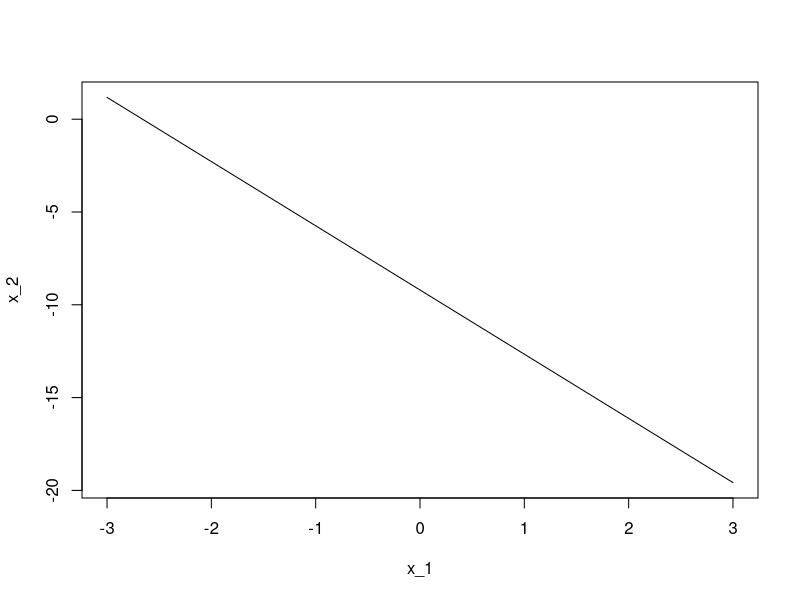
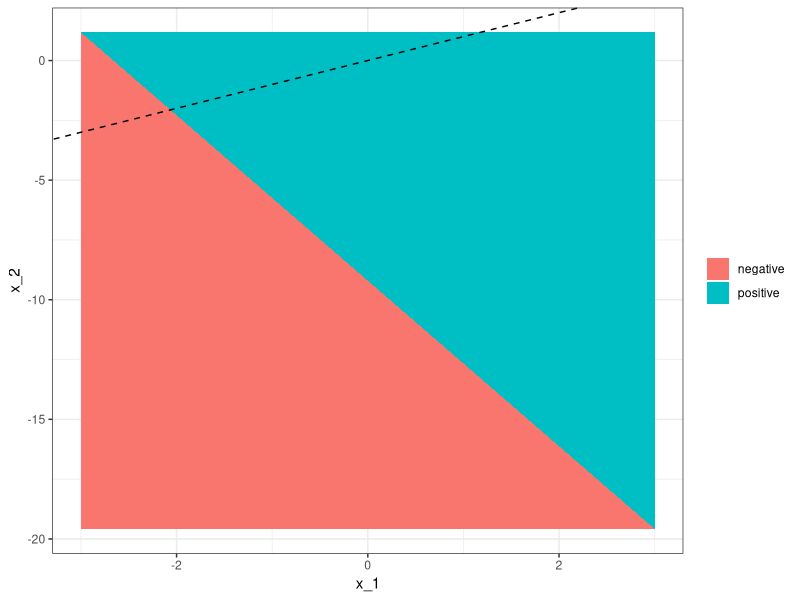
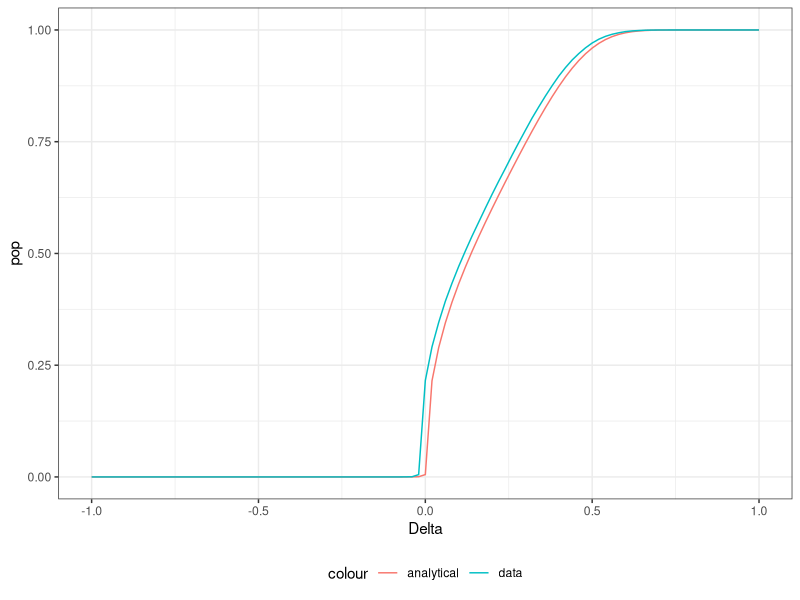
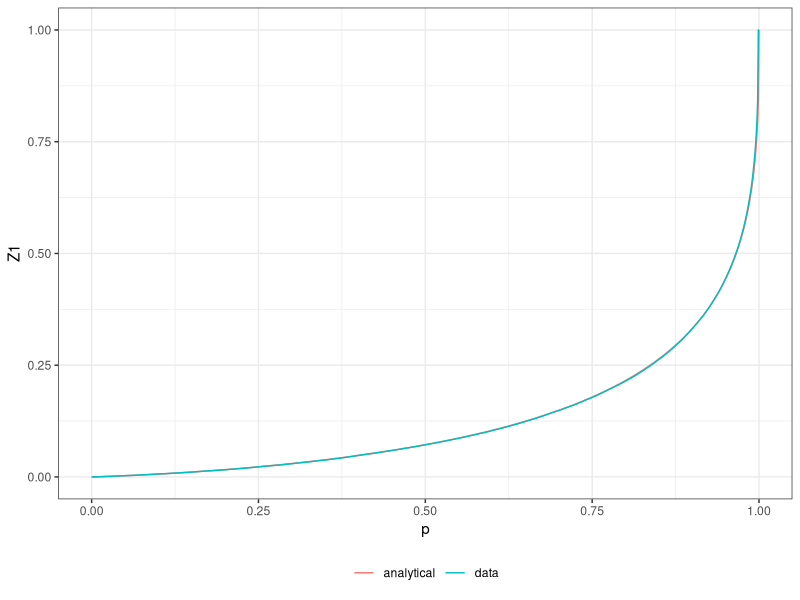
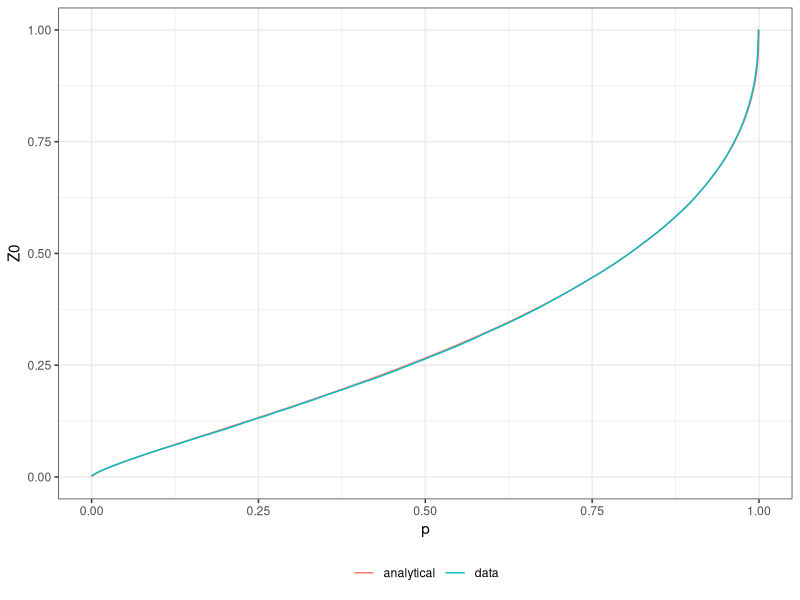
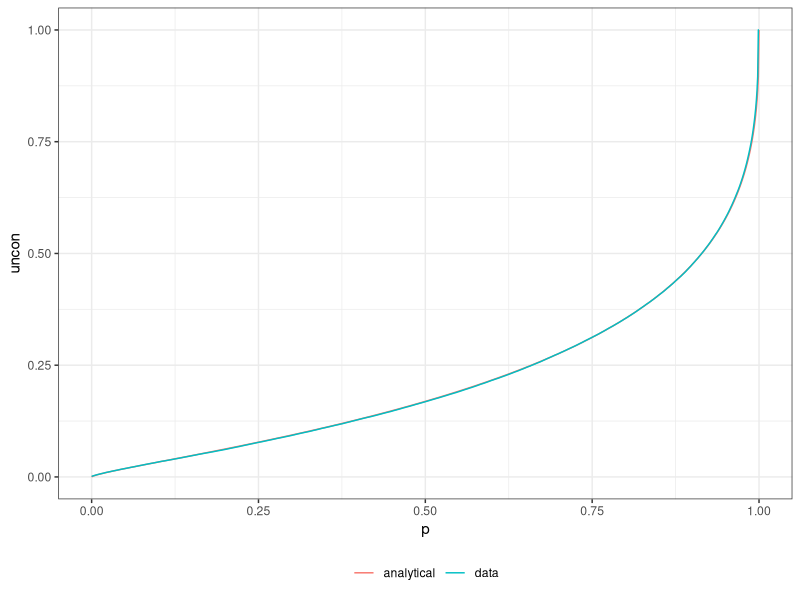
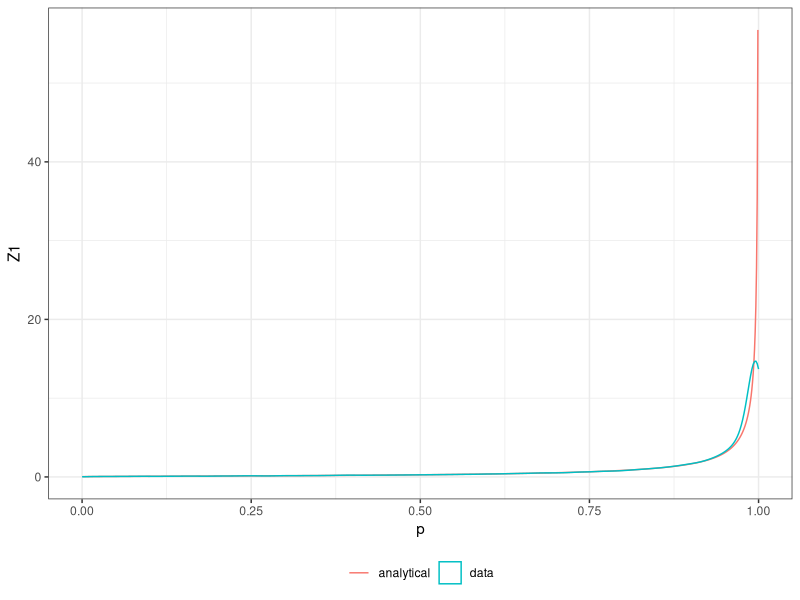
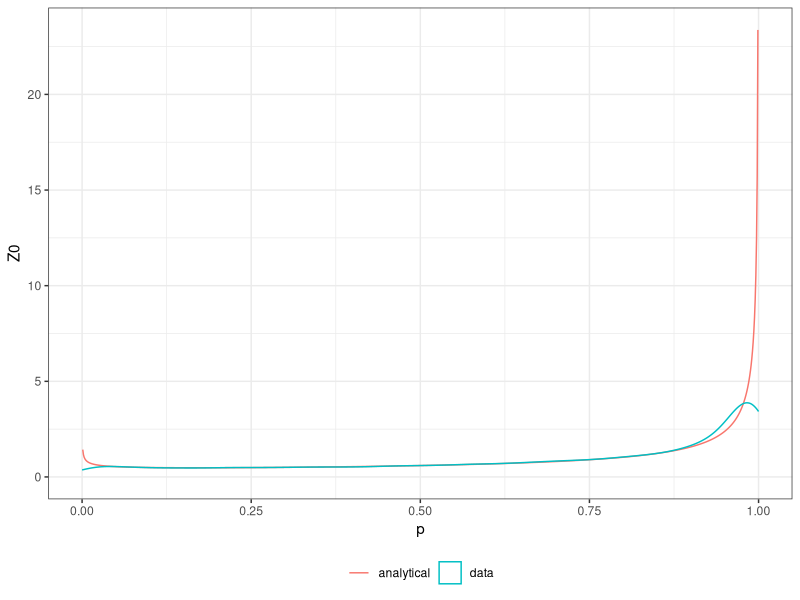

Write R code to recreate these figures, in order. (Note: this script raises an error after producing the figures.)
######################## IMPLEMENTING THE MRC ESTIMATOR ########################

# The maximum rank correlation was proposed in Han (1986). The idea is to choose 
# coefficients to maximise the rank correlation between a linear index and the 
# outcome. 

# Assume the model
#
# D = 1{\Phi(X'a + Z * X'd) >  U}
#
# where U is an iid uniform (0, 1) random variable.
#
# Intuitively, if we have observations i and j with 
# X_i'a + Z_i * X_i'd > X_j'a + Z_j * X_j'd
# then we would expect that D_i > D_j on average. Hence, we can estimate a and
# d by maximising the rank correlation between D and the linear index function 
# X'a + Z * X'd. We can do this by maximising
#
# sum_{i \neq j} (1{D_i > D_j}1{X_i'a + Z_i * X_i'd > X_j'a + Z_j * X_j'd}
#                   + 1{D_j > D_i}1{X_j'a + Z_j * X_j'd > X_i'a + Z_i * X_i'd})
#
# where the sum is over pairs (i, j) where i \neq j. If the sample size is n,
# then it can be written as the sum over i = 1:(n - 1) and j = (i + 1):n

################################ FRONT MATTER ##################################

rm(list = ls())
gc()

library(dplyr)
library(tidyr)
library(ggplot2)
library(mvtnorm)
library(xtable)

################################ SIMPLE EXAMPLE ################################

# Adopt the MTE assumptions for simplicity.
# Let X consist of two normally distributed variables. 
# X is independent of Z. 

# Specify the selection equation as
# D = 1(a_0 + a_1 * X_1 + a_2 * X_2 + Z(d_0 + d_1 * X_1 + d_2 * X_2) > V)
# Here V is resistance to treatment, so is negatively related to D. Z has a 
# positive effect on D (conditional on X) if d_0 + d_1 * X_1 + d_2 * X_2 > 0. 

n <- 100000 # sample size
k <- 2
pZ <- 1 / 2 # probabilty Z = 1

# Unobservables (V, U_1, U_0) are jointly normally distributed.
# Specify the covariance matrix so there is a positive selection effect -> V 
# is negatively correlated with U(1) and positively correlated with U(0)
sigma <- diag(1, 3)
sigma[1, 2] <- 0.5
sigma[1, 3] <- -0.5
sigma[, 1] <- sigma[1 ,]

Z <- rbinom(n, 1, pZ)
X <- matrix(rnorm(n * k), n, k)
U <- rmvnorm(n, mean = rep(0, 3), sigma = sigma)
colnames(U) <- c("V", "U1", "U0")

# Propensity score function
d <- runif(k, -1, 1)
a <- runif(k, -1, 1)
a_0 <- runif(1, 0, 1)
d_0 <- runif(1, 0 , 1)
g_0 <- a_0 + d_0
g <- a + d

index <- a_0 + X %*% as.matrix(a, k, 1) + Z * (d_0 + X %*% as.matrix(d, k, 1))
P <- pnorm(index)
D <- as.numeric(index + U[, 1] > 0) 
ind <- (d_0 + X %*% as.matrix(d, k, 1) > 0)
P_x0 <- pnorm(a_0 + X %*% as.matrix(a, k, 1))
P_x1 <- pnorm(g_0 + X %*% as.matrix(g, k, 1))

# Covariance matrix for (X'a, X'd, X'g)
sd_a <- sqrt(sum(a ^ 2))
sd_d <- sqrt(sum(d ^ 2))
sd_g <- sqrt(sum(g ^ 2))
rho_ad <- sum(a * d) / (sd_a * sd_d)
rho_ag <- sum(a * g) / (sd_a * sd_g)
rho_dg <- sum(g * d) / (sd_g * sd_d)

############### SHARES OF SWITCHERS, ALWAYS TAKERS, NEVER TAKERS ###############

# Proportion where Z has a postive effect on the propensity score
1 - pnorm(-d_0, mean = 0, sd = sd_d)
sum((P_x1 - P_x0) > 0) / n

#### Plot of the Z effect positive and negative regions ####

x_1 <- c(-3, 3)
x_2 <- -(d_0 + d[1] * x_1) / d[2]

plot(x_1, x_2, type = "l")

ind_1 <- (d[1] / d[2]) > 0

# region "below" the line
if (ind_1 == TRUE){
  poly_1 <- data.frame(x_1 = c(-3, 3, -3),
                       x_2 = c(min(x_2), min(x_2), max(x_2)))
}else{
  poly_1 <- data.frame(x_1 = c(-3, 3, 3),
                       x_2 = c(min(x_2), max(x_2), min(x_2)))
}

# region "above" the line
if (ind_1 == TRUE){
  poly_2 <- data.frame(x_1 = c(-3, 3, 3),
                       x_2 = c(max(x_2), max(x_2), min(x_2)))
}else{
  poly_2 <- data.frame(x_1 = c(-3, -3, 3),
                       x_2 = c(min(x_2), max(x_2), max(x_2)))
}

# Plots of positive and negative regions
# If d[2] > 0 then Z has a positive effect in the region above the line (poly 2) 
# If d[2] < 0 then Z has a positive effect in the region below the line (poly 1)  

if (d[2] > 0){
  positive <- poly_2
  negative <- poly_1
}else{
  positive <- poly_1
  negative <- poly_2
}

ggplot() + 
  geom_polygon(aes(x = x_1, 
                   y = x_2, 
                   fill = "positive"), 
               data = positive) +
  geom_polygon(aes(x = x_1, 
                   y = x_2, 
                   fill = "negative"),
               data = negative) +
  geom_abline(slope = 1, intercept = 0, linetype = "dashed") + 
  theme_bw() +
  theme(legend.title = element_blank())

#### Region where Z has a positive effect on the propensity score

# Always Takers
kernel <- function(Xd, a_0, sd_d, sd_a, rho_ad){
  
  sd_temp <- sqrt(1 + (sd_a ^ 2) * (1 - rho_ad ^ 2))
  bound <- a_0 + rho_ad * sd_a * Xd / sd_d 
  
  return(pnorm(q = bound, mean = 0, sd = sd_temp) * dnorm(x = Xd, sd = sd_d))
  
}

always_takers_1 <- integrate(kernel, lower = - d_0, upper = Inf,
                             a_0 = a_0,
                             sd_d = sd_d,
                             sd_a = sd_a,
                             rho_ad = rho_ad)$value

# check against the sample (divide by n as we are not conditioning on being in 
# this region)
always_takers_1
sum(P_x0[ind]) / n

# Never takers
kernel <- function(Xd, g_0, sd_d, sd_g, rho_dg){
  
  sd_temp <- sqrt(1 + (sd_g ^ 2) * (1 - rho_dg ^ 2))
  bound <- g_0 + rho_dg * sd_g * Xd / sd_d 
  
  return(pnorm(q = bound, mean = 0, sd = sd_temp) * dnorm(x = Xd, sd = sd_d))
  
}

never_takers_1 <- 1 - pnorm(- d_0 / sd_d) -
  integrate(kernel, lower = - d_0, upper = Inf,
            g_0 = g_0,
            sd_d = sd_d,
            sd_g = sd_g,
            rho_dg = rho_dg)$value

# check against the sample (divide by n as we are not conditioning on being in 
# this region)
never_takers_1
sum((1 - P_x1[ind])) / n

# switchers in this region (compliers)
compliers <- 1 - pnorm(q = -d_0, sd = sd_d) - always_takers_1 - never_takers_1
compliers

#### Region where Z has a negative effect on the propensity score

# Always Takers
kernel <- function(Xd, g_0, sd_d, sd_g, rho_dg){
  
  sd_temp <- sqrt(1 + (sd_g ^ 2) * (1 - rho_dg ^ 2))
  bound <- g_0 + rho_dg * sd_g * Xd / sd_d 
  
  return(pnorm(q = bound, mean = 0, sd = sd_temp) * dnorm(x = Xd, sd = sd_d))
  
}

always_takers_2 <- integrate(kernel, lower = - Inf, upper = - d_0,
                             g_0 = g_0,
                             sd_d = sd_d,
                             sd_g = sd_g,
                             rho_dg = rho_dg)$value

# check against the sample (divide by n as we are not conditioning on being in 
# this region)
always_takers_2
sum(P_x1[!ind]) / n

# Never takers
kernel <- function(Xd, a_0, sd_d, sd_a, rho_ad){
  
  sd_temp <- sqrt(1 + (sd_a ^ 2) * (1 - rho_ad ^ 2))
  bound <- a_0 + rho_ad * sd_a * Xd / sd_d 
  
  return(pnorm(q = bound, mean = 0, sd = sd_temp) * dnorm(x = Xd, sd = sd_d))
  
}

never_takers_2 <- pnorm(- d_0 / sd_d) -
  integrate(kernel, lower = - Inf, upper = - d_0,
            a_0 = a_0,
            sd_d = sd_d,
            sd_a = sd_a,
            rho_ad = rho_ad)$value

# check against the sample (divide by n as we are not conditioning on being in 
# this region)
never_takers_2
sum((1 - P_x0[!ind])) / n

# switchers in this region (defiers)
defiers <- pnorm(q = -d_0, sd = sd_d) - always_takers_2 - never_takers_2
defiers

#### TSLS First Stage

# Value should be equal to compliers - defiers
data <- data.frame(X)
names(data) <- paste("X", 1:k, sep = "_")
X_names <- names(data)
data$D <- D
data$Z <- Z
lm(as.formula(paste("D ~ Z", paste(X_names, collapse = " + "), sep = " + ")),
   data = data)
compliers - defiers

#### Distribution of `switchers'

# Population distribution
kernel <- function(Xa, sd_a, sd_g, rho_ag, a_0, g_0, Delta){
  
  bound <- qnorm(Delta + pnorm(a_0 + Xa)) - g_0
  temp_mean <- sd_g * rho_ag * Xa / sd_a
  temp_sd <- sd_g * sqrt(1 - rho_ag ^ 2)
  
  return(dnorm(x = Xa, sd = sd_a) * pnorm(q = bound, mean = temp_mean, sd = temp_sd))
  
}

N <- 101
Delta <- seq(-1, 1, length.out = N)
switchers <- rep(0, N)

for (i in 2:(N - 1)){
  
  if (Delta[i] < 0){
    lower <- qnorm(-Delta[i]) - a_0
  }else{
    lower <- -Inf
  }
  
  if (Delta[i] > 0){
    upper <- qnorm(1 - Delta[i]) - a_0
  }else{
    upper <- Inf
  }
  
  switchers[i] <- integrate(kernel, lower = lower, upper = upper,
                            sd_a = sd_a,
                            sd_g = sd_g, 
                            rho_ag = rho_ag,
                            a_0 = a_0,
                            g_0 = g_0,
                            Delta = Delta[i])$value
  
  switchers[i] <- switchers[i] + 1 - pnorm(q = upper, mean = 0, sd = sd_a)
  
}
switchers[N] <- 1

# Sample distribution
Delta_p <- P_x1 - P_x0
Delta_p <- sort(Delta_p)

eps <- Delta[2] - Delta[1]
Delta_p_bin <- ceiling((Delta_p + 1) / eps)

Delta_p_dens <- tabulate(Delta_p_bin, N) / n
Delta_p_dist <- cumsum(Delta_p_dens)

# Compare the two
plot_data <- data.frame(Delta = Delta, pop = switchers, data = Delta_p_dist)

plot_data %>% ggplot() + 
  geom_line(aes(x = Delta, y = pop, col = "analytical")) +
  geom_line(aes(x = Delta, y = data, col = "data")) +
  theme_bw() + 
  theme(legend.position = "bottom")

#### Distribution of the Propensity score

N <- 1001
p <- seq(0, 1, length.out = N)
q <- qnorm(p)

# Analytical

P_dist <-  data.frame("p" = p)
P_dens <-  data.frame("p" = p)

P_dist$Z1 <- sapply(q, pnorm, mean = g_0, sd = sd_g)
P_dist$Z0 <- sapply(q, pnorm, mean = a_0, sd = sd_a)
P_dist$uncon <- pZ * P_dist$Z1 + (1 - pZ) * P_dist$Z0

P_dens$Z1 <- sapply(q, dnorm, mean = g_0, sd = sd_g) / dnorm(q)
P_dens$Z0 <- sapply(q, dnorm, mean = a_0, sd = sd_a) / dnorm(q)
P_dens$uncon <- pZ * P_dens$Z1 + (1 - pZ) * P_dens$Z0

# Sample

data_dist <- data.frame("p" = p)
data_dens <- data.frame("p" = p)
eps <- p[2] - p[1]

P_x1 <- sort(P_x1)
P_x1_bin <- ceiling(P_x1 / eps)
data_dist$Z1 <- cumsum(tabulate(P_x1_bin, N)) / n

P_x0 <- sort(P_x0)
P_x0_bin <- ceiling(P_x0 / eps)
data_dist$Z0 <- cumsum(tabulate(P_x0_bin, N)) / n

data_dist$uncon <- (sum(Z) / n) * data_dist$Z1 +
  (1 - sum(Z) / n) * data_dist$Z0

# Compare distributions

# Z = 1
ggplot() + 
  geom_line(aes(x = p, y = Z1, col = "analytical"), data = P_dist) +
  geom_line(aes(x = p, y = Z1, col = "data"), data = data_dist) + 
  theme_bw() + 
  theme(legend.position = "bottom",
        legend.title = element_blank())

# Z = 0
ggplot() + 
  geom_line(aes(x = p, y = Z0, col = "analytical"), data = P_dist) +
  geom_line(aes(x = p, y = Z0, col = "data"), data = data_dist) + 
  theme_bw() + 
  theme(legend.position = "bottom",
        legend.title = element_blank())

# unconditional 
ggplot() + 
  geom_line(aes(x = p, y = uncon, col = "analytical"), data = P_dist) +
  geom_line(aes(x = p, y = uncon, col = "data"), data = data_dist) + 
  theme_bw() + 
  theme(legend.position = "bottom",
        legend.title = element_blank())

# Densities
P_scores <- data.frame(Z1 = P_x1, Z0 = P_x0)

ggplot() +
  geom_line(aes(x = p, y = Z1, col = "analytical"), data = P_dens) +
  geom_density(aes(x = Z1, col = "data"), data = P_scores) + 
  theme_bw() + 
  theme(legend.position = "bottom",
        legend.title = element_blank())

ggplot() +
  geom_line(aes(x = p, y = Z0, col = "analytical"), data = P_dens) +
  geom_density(aes(x = Z0, col = "data"), data = P_scores) + 
  theme_bw() + 
  theme(legend.position = "bottom",
        legend.title = element_blank())

###################### MAXIMUM RANK CORRELATION ESTIMATOR ######################

# The true model is 
# p(X,Z) = Phi(a_0 + X'a + Z(d_0 + X'd))
# Let theta = (a, d_0, d),
# a_0 is dropped as when looking at ranks, the constant is not identified
# The first element of a (i.e. the coefficient for X_1) is normalised to 1 

# Efficient implementation of the objective function:
S_theta <- function(theta_hat, data, varnames){
  
  # index <- as.matrix(data[varnames]) %*% c(1, theta_hat)
  theta_hat <- theta_hat / sqrt(sum(theta_hat ^ 2))
  index <- as.matrix(data[varnames]) %*% theta_hat
  D_sort <- data$D[order(index)] 
  tally <- cumsum(1 - D_sort)
  val <- sum(tally[as.logical(D_sort)])
  
  return(val)
  
}

old_S_theta <- function(theta_hat, data, varnames){
  
  index <- as.matrix(data[varnames]) %*% theta_hat
  D_sort <- data$D[order(index)] 
  tally <- cumsum(1 - D_sort)
  val <- sum(tally[as.logical(D_sort)])
  
  return(val)
  
}

# Implement with the polytype method
n_1 <- sum(data$D)
n_0 <- sum(1 - data$D)

# Generate interactions
interactions <- apply(X, 2, function(X, Z){return(Z * X)}, Z = Z)
colnames(interactions) <- paste("Z_X", 1:k, sep = "_")
data <- cbind(data, interactions)

# Test of the optimisation function
theta_guess <- runif(2 * k + 1, -1, 1)

S_theta(theta_guess, data, varnames)
old_S_theta(theta_guess, data, varnames)

# Get pilot parameter estimates
varnames <- c(paste("X", 1:k, sep = "_"), "Z", paste("Z_X", 1:k, sep = "_"))
probit_est <- glm(as.formula(paste0("D ~ ", paste(varnames, collapse = " + "))),
                  family = binomial(link = "probit"), 
                  data = data)$coefficients
theta_probit <- probit_est[names(probit_est) %in% varnames]

old_S_theta(theta_probit, data, varnames)
S_theta(theta_probit, data, varnames)

# Solution via the Nelder-Mead-Head simplex method
optim(par = theta_probit, 
      fn = S_theta, 
      method = "Nelder-Mead", 
      data = data, 
      varnames = varnames, 
      control = list("fnscale" = -1))
